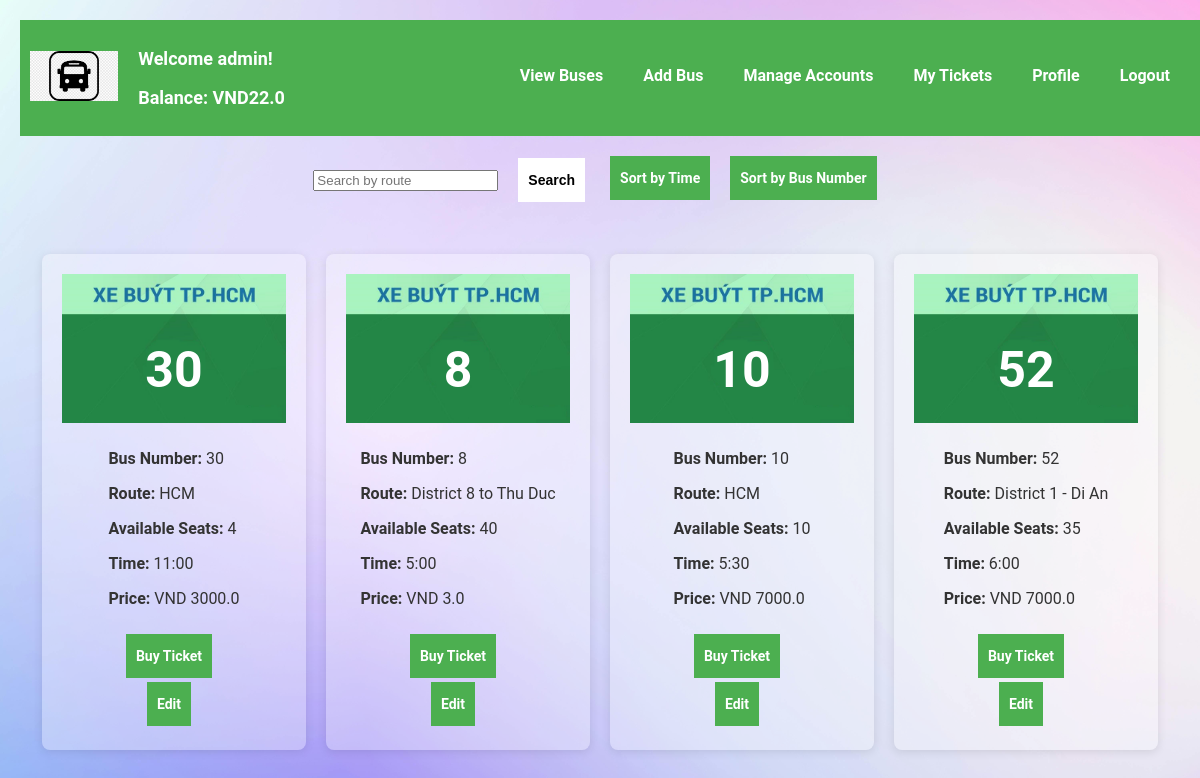
Screenshot of /view_buses?sort_by=time (signed in) with the database file from the repository.
### tables this page shows
CREATE TABLE users (
            id INTEGER PRIMARY KEY,
            username TEXT NOT NULL UNIQUE,
            password_hash TEXT NOT NULL
        , email TEXT, phone_number TEXT, gender TEXT, balance REAL DEFAULT 0.0, name TEXT);

CREATE TABLE buses (
            id INTEGER PRIMARY KEY,
            bus_number TEXT NOT NULL,
            route TEXT NOT NULL,
            total_seats INTEGER NOT NULL,
            available_seats INTEGER NOT NULL
        , time TEXT, price REAL DEFAULT 0.0);

### app.py (the view)
@app.route('/view_buses', methods=['GET', 'POST'])
def view_buses_route():
    user_id = session.get('user_id')
    if not user_id:
        flash('You need to log in to view buses.')
        return redirect(url_for('login'))
    user = UserDAO.get_user_by_id(user_id)
    sort_by = request.args.get('sort_by')
    search_query = request.form.get('search_query')
    buses = BusDAO.view_buses(sort_by=sort_by, search_query=search_query)
    balance = user[6]
    return render_template('view_buses.html', buses=buses, user=user, balance=balance)

### app.py (called while the page is built)
@app.before_request
def load_routes_into_trie():
    buses = BusDAO.view_buses()
    for bus in buses:
        trie.insert(bus[2])

### databases/bus_dao.py (called while the page is built)
    @staticmethod
    def view_buses(sort_by=None, search_query=None):
        conn = sqlite3.connect('bus_reservation.db')
        cursor = conn.cursor()
        query = 'SELECT * FROM buses'
        params = []
        if search_query:
            query += ' WHERE route LIKE ?'
            params.append(f'%{search_query}%')
        if sort_by:
            query += f' ORDER BY {sort_by}'
        cursor.execute(query, params)
        buses = cursor.fetchall()
        conn.close()
        return buses

### databases/user_dao.py (called while the page is built)
    @staticmethod
    def get_user_by_id(user_id):
        conn = sqlite3.connect('bus_reservation.db')
        cursor = conn.cursor()
        cursor.execute('SELECT * FROM users WHERE id = ?', (user_id,))
        user = cursor.fetchone()
        conn.close()
        return user

### trie.py (called while the page is built)
    def insert(self, word):
        node = self.root
        for char in word:
            if char not in node.children:
                node.children[char] = TrieNode()
            node = node.children[char]
        node.is_end_of_word = True

### templates/view_buses.html (shortened to what this page needs)
{% extends "base.html" %}
{% block content %}
<link rel="stylesheet" type="text/css" href="{{ url_for('static', filename='viewbus.css') }}">
<div class="container">
    <div class="search-sort-container">
        <form method="POST" action="{{ url_for('view_buses_route') }}" class="controls">
            <input type="text" id="search_query" name="search_query" placeholder="Search by route" onkeyup="autocomplete()">
            <button type="submit" class="buttonBack">Search</button>
        </form>
        <div class="sort-options">
            <a href="{{ url_for('view_buses_route', sort_by='time') }}" class="button2">Sort by Time</a>
            <a href="{{ url_for('view_buses_route', sort_by='bus_number') }}" class="button2">Sort by Bus Number</a>
        </div>
    </div>
    <div class="buses-container">
        {% for bus in buses %}
        <div class="bus-container">
            <div class="bus-image">
                <img src="{{ url_for('static', filename='images/bus_image.jpg') }}" alt="Bus Image">
                <div class="text-overlay">{{ bus[1] }}</div>
            </div>
            <div class="bus-info">
                <p><strong>Bus Number:</strong> {{ bus[1] }}</p>
                <p><strong>Route:</strong> {{ bus[2] }}</p>
                <p><strong>Available Seats:</strong> {{ bus[4] }}</p>
                <p><strong>Time:</strong> {{ bus[5] }}</p>
                <p><strong>Price:</strong> VND {{ bus[6] }}</p>
            </div>
            <a href="{{ url_for('buy_ticket', bus_id=bus[0]) }}" class="button2">Buy Ticket</a>
            {% if user[1] == 'admin' %}
            <a href="{{ url_for('edit_bus', bus_id=bus[0]) }}" class="button2">Edit</a>
            {% endif %}
        </div>
        {% endfor %}
    </div>
</div>
{% endblock %}

### templates/base.html (shortened to what this page needs)
<!DOCTYPE html>
<html lang="en">
<head>
    <link rel="stylesheet" type="text/css" href="{{ url_for('static', filename='styles.css') }}">
</head>
<body>
    <div class="header">
        <a href="{{ url_for('index') }}">
            <img src="{{ url_for('static', filename='images/logo.png') }}" alt="Logo" class="logo">
        </a>
        <div class="header-content">
            <div class="welcome-message">
                {% if user %}
                    <p>Welcome {{ user[1] }}!</p>
                    <p>Balance: VND{{ balance }}</p>
                {% else %}
                    <p><strong>Welcome to the Bus Reservation System</strong></p>
                {% endif %}
            </div>
            <div class="button-container">
                <a href="{{ url_for('view_buses_route') }}" class="button">View Buses</a>
                {% if user and user[1] == 'admin' %}
                <a href="{{ url_for('add_bus_route') }}" class="button">Add Bus</a>
                <a href="{{ url_for('manage_accounts') }}" class="button">Manage Accounts</a>
                {% endif %}
                <a href="{{ url_for('my_tickets') }}" class="button">My Tickets</a>
                <a href="{{ url_for('profile') }}" class="button">Profile</a>
                {% if user %}
                    <a href="{{ url_for('logout') }}" class="button">Logout</a>
                {% else %}
                    <a href="{{ url_for('login') }}" class="button">Login</a>
                {% endif %}
            </div>
        </div>
    </div>
    <div class="content">
        {% block content %}{% endblock %}
    </div>
</body>
</html>

### static/styles.css (style rules this page uses)
body { font-family: 'Roboto', sans-serif; background-color: #f4f7f6; color: #333; margin: 0; padding: 20px; background-image: url('/static/images/background.jpg'); background-size: cover; background-position: center; }
.header { display: flex; align-items: center; padding: 10px; width: 100%; background-color: #4CAF50; }
.logo { height: 50px; }
.header-content { display: flex; align-items: center; flex-grow: 1; justify-content: space-between; }
.welcome-message { font-size: 18px; font-weight: bold; color: white; margin-left: 20px; }
.button-container { display: flex; gap: 10px; }
.button { padding: 10px; background-color: #4CAF50; color: white; border: none; border-color: white; border-top: 4px solid transparent; border-bottom: 4px solid transparent; cursor: pointer; font-size: 16px; font-weight: bold; margin-right: 10px; text-align: center; text-decoration: none; display: inline-block; box-sizing: border-box; }
.button2 { padding: 10px; background-color: #4CAF50; color: white; border: none; border-color: white; border-top: 4px solid transparent; border-bottom: 4px solid transparent; cursor: pointer; font-size: 14px; font-weight: bold; margin-right: 10px; text-align: center; text-decoration: none; display: inline-block; box-sizing: border-box; }
.buttonBack { padding: 10px; background-color: white; color: black; border: none; border-color: white; border-top: 4px solid transparent; border-bottom: 4px solid transparent; cursor: pointer; font-size: 14px; font-weight: bold; margin-right: 10px; text-align: center; text-decoration: none; display: inline-block; box-sizing: border-box; }
.content { padding: 20px; }

### static/viewbus.css (style rules this page uses)
body { font-family: 'Roboto', sans-serif; background-color: #f4f7f6; color: #333; margin: 0; padding: 20px; background-image: url('/static/images/background.jpg'); background-size: cover; background-position: center; }
.container { display: flex; flex-wrap: wrap; gap: 20px; justify-content: center; }
.controls { display: flex; align-items: center; gap: 10px; }
.search-sort-container { width: 100%; display: flex; flex-wrap: wrap; justify-content: center; align-items: center; gap: 15px; margin-bottom: 30px; }
.buses-container { display: flex; flex-wrap: wrap; gap: 20px; justify-content: center; width: 100%; }
.sort-options { display: flex; gap: 10px; }
.bus-container { background-color: rgba(255, 255, 255, 0.3); padding: 20px; border-radius: 8px; box-shadow: 0 2px 10px rgba(0, 0, 0, 0.1); width: 20%; text-align: left; display: flex; flex-direction: column; align-items: center; }
.bus-image { width: 100%; height: auto; border-radius: 8px; position: relative; display: inline-block; text-align: center; margin-bottom: 10px; }
.bus-image img { display: block; width: 100%; height: auto; }
.bus-image .text-overlay { position: absolute; top: 45%; left: 50%; transform: translateX(-50%); color: white; font-size: 50px; font-weight: bold; z-index: 1; }
.bus-info { margin-bottom: 10px; }
.button { padding: 10px; background-color: #4CAF50; color: white; border: none; border-color: white; border-top: 4px solid transparent; border-bottom: 4px solid transparent; cursor: pointer; font-size: 16px; font-weight: bold; margin-right: 10px; margin-bottom: 5px; text-align: center; text-decoration: none; display: inline-block; box-sizing: border-box; }
.button2 { padding: 10px; background-color: #4CAF50; color: white; border: none; border-color: white; border-top: 4px solid transparent; border-bottom: 4px solid transparent; cursor: pointer; font-size: 14px; font-weight: bold; margin-right: 10px; margin-bottom: 4px; text-align: center; text-decoration: none; display: inline-block; box-sizing: border-box; }

### rows the page displays
users: username "admin", balance "22.0"
buses: bus_number "30", route "HCM", available_seats "4", time "11:00", price "3000.0"
buses: bus_number "8", route "District 8 to Thu Duc", available_seats "40", time "5:00", price "3.0"
buses: bus_number "10", route "HCM", available_seats "10", time "5:30", price "7000.0"
buses: bus_number "52", route "District 1 - Di An", available_seats "35", time "6:00", price "7000.0"
